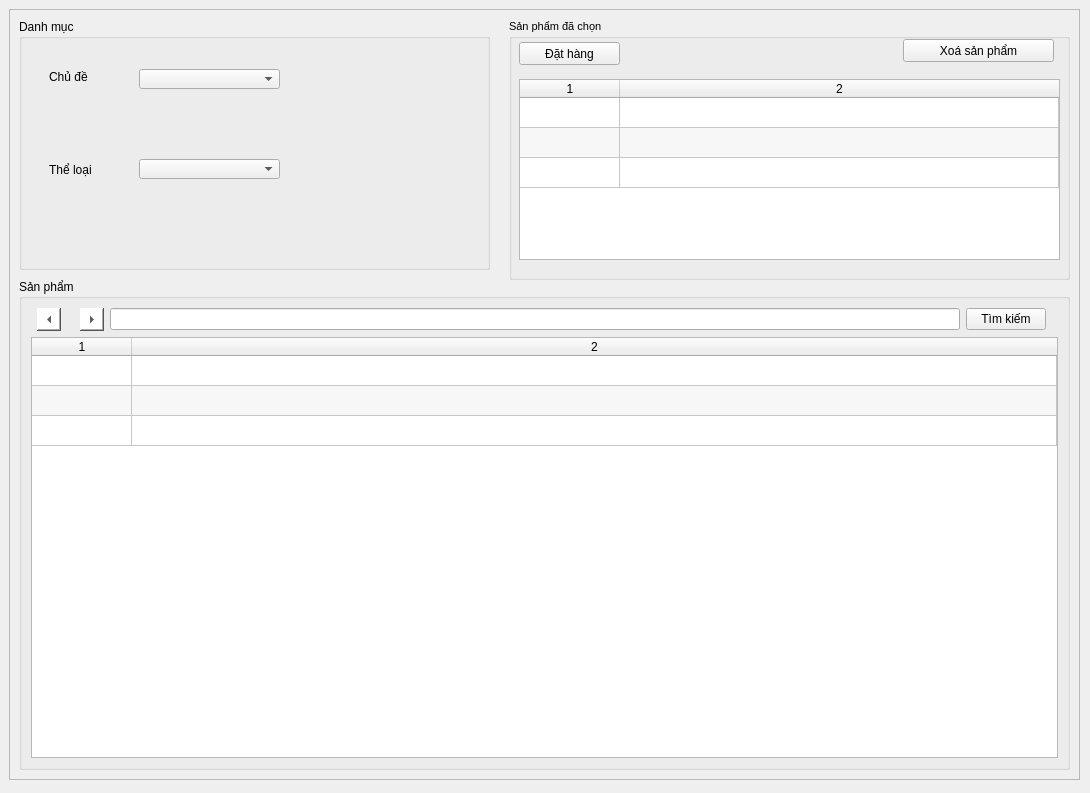
<?xml version="1.0" encoding="UTF-8"?>
<ui version="4.0">
 <class>DatHang</class>
 <widget class="QWidget" name="DatHang">
  <property name="geometry">
   <rect>
    <x>0</x>
    <y>0</y>
    <width>1090</width>
    <height>793</height>
   </rect>
  </property>
  <property name="windowTitle">
   <string>Đặt hàng</string>
  </property>
  <property name="autoFillBackground">
   <bool>false</bool>
  </property>
  <property name="styleSheet">
   <string notr="true">background-image: url(&quot;image/background.jpg&quot;);</string>
  </property>
  <widget class="QFrame" name="frame">
   <property name="geometry">
    <rect>
     <x>9</x>
     <y>9</y>
     <width>1071</width>
     <height>771</height>
    </rect>
   </property>
   <property name="sizePolicy">
    <sizepolicy hsizetype="Fixed" vsizetype="Fixed">
     <horstretch>0</horstretch>
     <verstretch>0</verstretch>
    </sizepolicy>
   </property>
   <property name="frameShape">
    <enum>QFrame::StyledPanel</enum>
   </property>
   <property name="frameShadow">
    <enum>QFrame::Raised</enum>
   </property>
   <widget class="QGroupBox" name="groupBox">
    <property name="geometry">
     <rect>
      <x>500</x>
      <y>10</y>
      <width>561</width>
      <height>261</height>
     </rect>
    </property>
    <property name="sizePolicy">
     <sizepolicy hsizetype="Fixed" vsizetype="Fixed">
      <horstretch>0</horstretch>
      <verstretch>0</verstretch>
     </sizepolicy>
    </property>
    <property name="font">
     <font>
      <pointsize>8</pointsize>
     </font>
    </property>
    <property name="styleSheet">
     <string notr="true">background: none;</string>
    </property>
    <property name="title">
     <string>Sản phẩm đã chọn</string>
    </property>
    <widget class="QTableWidget" name="table_2">
     <property name="geometry">
      <rect>
       <x>10</x>
       <y>60</y>
       <width>541</width>
       <height>181</height>
      </rect>
     </property>
     <property name="styleSheet">
      <string notr="true">background: none;</string>
     </property>
     <property name="editTriggers">
      <set>QAbstractItemView::DoubleClicked</set>
     </property>
     <property name="alternatingRowColors">
      <bool>true</bool>
     </property>
     <property name="selectionMode">
      <enum>QAbstractItemView::SingleSelection</enum>
     </property>
     <property name="selectionBehavior">
      <enum>QAbstractItemView::SelectItems</enum>
     </property>
     <property name="gridStyle">
      <enum>Qt::SolidLine</enum>
     </property>
     <property name="cornerButtonEnabled">
      <bool>true</bool>
     </property>
     <property name="rowCount">
      <number>3</number>
     </property>
     <property name="columnCount">
      <number>2</number>
     </property>
     <attribute name="horizontalHeaderVisible">
      <bool>true</bool>
     </attribute>
     <attribute name="horizontalHeaderCascadingSectionResizes">
      <bool>false</bool>
     </attribute>
     <attribute name="horizontalHeaderHighlightSections">
      <bool>true</bool>
     </attribute>
     <attribute name="horizontalHeaderStretchLastSection">
      <bool>true</bool>
     </attribute>
     <attribute name="verticalHeaderVisible">
      <bool>false</bool>
     </attribute>
     <attribute name="verticalHeaderStretchLastSection">
      <bool>false</bool>
     </attribute>
     <row/>
     <row/>
     <row/>
     <column/>
     <column/>
     <item row="0" column="0">
      <property name="text">
       <string/>
      </property>
     </item>
    </widget>
    <widget class="QPushButton" name="order_btn">
     <property name="geometry">
      <rect>
       <x>10</x>
       <y>23</y>
       <width>101</width>
       <height>23</height>
      </rect>
     </property>
     <property name="styleSheet">
      <string notr="true">background: none;</string>
     </property>
     <property name="text">
      <string>Đặt hàng</string>
     </property>
    </widget>
    <widget class="QPushButton" name="delete_btn">
     <property name="geometry">
      <rect>
       <x>394</x>
       <y>20</y>
       <width>151</width>
       <height>23</height>
      </rect>
     </property>
     <property name="styleSheet">
      <string notr="true">background: none;</string>
     </property>
     <property name="text">
      <string>Xoá sản phẩm</string>
     </property>
    </widget>
   </widget>
   <widget class="QGroupBox" name="groupBox_2">
    <property name="geometry">
     <rect>
      <x>10</x>
      <y>270</y>
      <width>1051</width>
      <height>491</height>
     </rect>
    </property>
    <property name="sizePolicy">
     <sizepolicy hsizetype="Fixed" vsizetype="Preferred">
      <horstretch>0</horstretch>
      <verstretch>0</verstretch>
     </sizepolicy>
    </property>
    <property name="styleSheet">
     <string notr="true">background: none;</string>
    </property>
    <property name="title">
     <string>Sản phẩm</string>
    </property>
    <layout class="QGridLayout" name="gridLayout">
     <item row="0" column="3">
      <widget class="QToolButton" name="next_btn">
       <property name="styleSheet">
        <string notr="true">background:white;</string>
       </property>
       <property name="text">
        <string>...</string>
       </property>
       <property name="arrowType">
        <enum>Qt::RightArrow</enum>
       </property>
      </widget>
     </item>
     <item row="0" column="2">
      <widget class="QLabel" name="label">
       <property name="styleSheet">
        <string notr="true">background: none;</string>
       </property>
       <property name="text">
        <string>&lt;Pg.Number&gt;</string>
       </property>
      </widget>
     </item>
     <item row="2" column="0" colspan="8">
      <widget class="QTableWidget" name="table">
       <property name="styleSheet">
        <string notr="true">background: none;</string>
       </property>
       <property name="editTriggers">
        <set>QAbstractItemView::NoEditTriggers</set>
       </property>
       <property name="alternatingRowColors">
        <bool>true</bool>
       </property>
       <property name="selectionMode">
        <enum>QAbstractItemView::SingleSelection</enum>
       </property>
       <property name="selectionBehavior">
        <enum>QAbstractItemView::SelectRows</enum>
       </property>
       <property name="gridStyle">
        <enum>Qt::SolidLine</enum>
       </property>
       <property name="cornerButtonEnabled">
        <bool>true</bool>
       </property>
       <property name="rowCount">
        <number>3</number>
       </property>
       <property name="columnCount">
        <number>2</number>
       </property>
       <attribute name="horizontalHeaderVisible">
        <bool>true</bool>
       </attribute>
       <attribute name="horizontalHeaderCascadingSectionResizes">
        <bool>false</bool>
       </attribute>
       <attribute name="horizontalHeaderHighlightSections">
        <bool>true</bool>
       </attribute>
       <attribute name="horizontalHeaderStretchLastSection">
        <bool>true</bool>
       </attribute>
       <attribute name="verticalHeaderVisible">
        <bool>false</bool>
       </attribute>
       <attribute name="verticalHeaderStretchLastSection">
        <bool>false</bool>
       </attribute>
       <row/>
       <row/>
       <row/>
       <column/>
       <column/>
       <item row="0" column="0">
        <property name="text">
         <string/>
        </property>
       </item>
      </widget>
     </item>
     <item row="0" column="4">
      <widget class="QLineEdit" name="lineEdit">
       <property name="styleSheet">
        <string notr="true">background: none;</string>
       </property>
      </widget>
     </item>
     <item row="0" column="5">
      <widget class="QPushButton" name="search_btn">
       <property name="styleSheet">
        <string notr="true">background: none;</string>
       </property>
       <property name="text">
        <string>Tìm kiếm</string>
       </property>
      </widget>
     </item>
     <item row="0" column="1">
      <widget class="QToolButton" name="prev_btn">
       <property name="styleSheet">
        <string notr="true">background: white;</string>
       </property>
       <property name="text">
        <string>...</string>
       </property>
       <property name="arrowType">
        <enum>Qt::LeftArrow</enum>
       </property>
      </widget>
     </item>
    </layout>
   </widget>
   <widget class="QGroupBox" name="groupBox_3">
    <property name="geometry">
     <rect>
      <x>10</x>
      <y>10</y>
      <width>471</width>
      <height>251</height>
     </rect>
    </property>
    <property name="sizePolicy">
     <sizepolicy hsizetype="Fixed" vsizetype="Fixed">
      <horstretch>0</horstretch>
      <verstretch>0</verstretch>
     </sizepolicy>
    </property>
    <property name="styleSheet">
     <string notr="true">background: none;</string>
    </property>
    <property name="title">
     <string>Danh mục</string>
    </property>
    <widget class="QComboBox" name="category">
     <property name="geometry">
      <rect>
       <x>120</x>
       <y>50</y>
       <width>141</width>
       <height>20</height>
      </rect>
     </property>
     <property name="styleSheet">
      <string notr="true">background: none;</string>
     </property>
    </widget>
    <widget class="QComboBox" name="category_smol">
     <property name="geometry">
      <rect>
       <x>120</x>
       <y>140</y>
       <width>141</width>
       <height>20</height>
      </rect>
     </property>
     <property name="styleSheet">
      <string notr="true">background: none;</string>
     </property>
    </widget>
    <widget class="QLabel" name="label_2">
     <property name="geometry">
      <rect>
       <x>30</x>
       <y>50</y>
       <width>61</width>
       <height>16</height>
      </rect>
     </property>
     <property name="styleSheet">
      <string notr="true">background: none;</string>
     </property>
     <property name="text">
      <string>Chủ đề</string>
     </property>
    </widget>
    <widget class="QLabel" name="label_3">
     <property name="geometry">
      <rect>
       <x>30</x>
       <y>140</y>
       <width>71</width>
       <height>21</height>
      </rect>
     </property>
     <property name="styleSheet">
      <string notr="true">background: none;</string>
     </property>
     <property name="text">
      <string>Thể loại</string>
     </property>
    </widget>
   </widget>
  </widget>
 </widget>
 <resources/>
 <connections/>
</ui>
